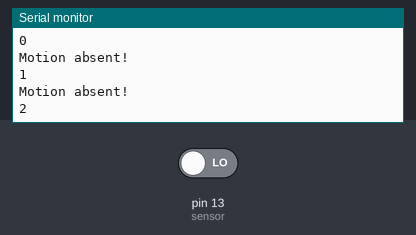
The sketch below on a simulated Arduino Uno, built with avr-gcc and run on an emulated ATmega328P. Parts: the last lines printed to the serial monitor. Inputs (shaded band) come from the test bench; at power-on: pin 13 (sensor) LOW.

Above: at 2.8 s.
2.9 s: pin 13 (sensor) driven HIGH
At 3.8 s:
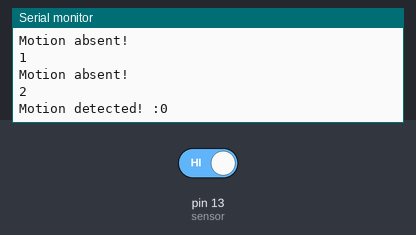
5.5 s: pin 13 (sensor) driven LOW
At 6.8 s:
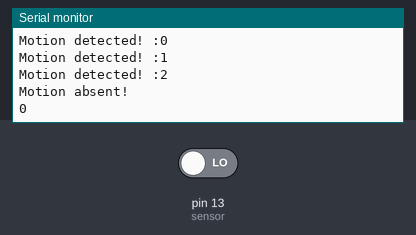
Timing chart, 0 to 8.5 s (numbered marks = the images above; inputs shaded):
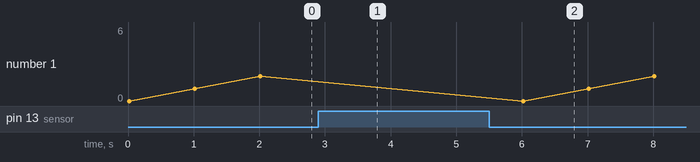

The sketch:

esp8266PIR.ino
```cpp
int counter1=0;
int counter2=0;
int sensor = 13;  // Digital pin D7
void setup() {
Serial.begin(9600);
  pinMode(sensor, INPUT);   // declare sensor as input

}
void loop() {

  long state = digitalRead(sensor);
    if(state == HIGH) {
     counter2=0;
      Serial.print("Motion detected! :");
      Serial.println(counter1);
      counter1++;
      delay(1000);

    }
    else {
    counter1=0;
      Serial.println("Motion absent!");
      Serial.println(counter2);
      counter2++;
      delay(1000);
      }
}
```

Measured:
- after the input at 2.9 s, the serial monitor: prints a new line after 0.10 s (image 1)
- after the input at 5.5 s, the serial monitor: prints a new line after 0.50 s (image 2)
